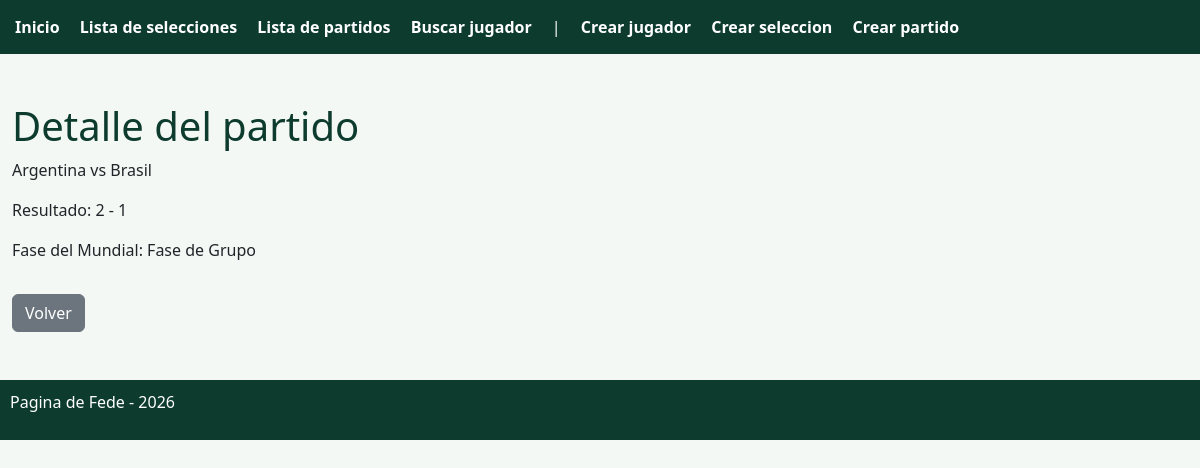
Screenshot of /detalle_partido/1/ with the database file from the repository.
### mundial/models.py (models this page shows, shortened)
class Partido(models.Model):
    class Fase_torneo(models.TextChoices):
        FASE_DE_GRUPO = "FG", "Fase de Grupo"
        DIECISEISAVOS = "16", "Dieciseisavos"
        OCTAVOS = "8", "Octavos"
        CUARTOS = "4", "Cuartos"
        SEMIFINAL = "SF", "Semifinal"
        FINAL = "F", "Final"
    seleccion_local = models.ForeignKey("Seleccion", on_delete=models.CASCADE, related_name="partidos_local")
    seleccion_visitante = models.ForeignKey("Seleccion", on_delete=models.CASCADE, related_name="partidos_visitante")
    goles_local = models.IntegerField()
    goles_visitante = models.IntegerField()
    fase_torneo = models.CharField(max_length=2, choices= Fase_torneo.choices)

class Seleccion(models.Model):
    class Grupo(models.TextChoices):
        A = "A", "Grupo A"
        B = "B", "Grupo B"
        C = "C", "Grupo C"
        D = "D", "Grupo D"
        E = "E", "Grupo E"
        F = "F", "Grupo F"
        G = "G", "Grupo G"
        H = "H", "Grupo H"
    nombre = models.CharField(max_length=50)
    grupo = models.CharField(max_length=1, choices= Grupo.choices)

### mundial/views.py (the view)
# urls.py: path("detalle_partido/<int:id>/", detalle_partido, name="detalle_partido"),
def detalle_partido(request, id):
    partido = get_object_or_404(Partido, id=id)
    return render(request, "mundial/detalle_partido.html", {"partido": partido})

### mundial/templates/mundial/detalle_partido.html (shortened to what this page needs)
{% extends 'mundial/base.html' %}
{% block content %}
    <h1> Detalle del partido </h1>
    <p> {{ partido.seleccion_local.nombre }} vs {{ partido.seleccion_visitante.nombre }}</p>
    <p> Resultado: {{ partido.goles_local }} - {{ partido.goles_visitante }}</p>
    <p> Fase del Mundial: {{ partido.get_fase_torneo_display }}</p>
    <a href="{% url 'mundial:listar_partidos' %}" class="btn btn-secondary mt-3"> Volver </a>
{% endblock %}

### mundial/templates/mundial/base.html (style rules this page uses)
body { background-color: #f4f8f4; }
h1, h2 { color: #0d3b2e; }

### rows the page displays
Partido: seleccion_local.nombre "Argentina", seleccion_visitante.nombre "Brasil", goles_local "2", goles_visitante "1", fase_torneo "Fase de Grupo"
